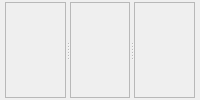
       <widget class="QWidget" name="topoTab">
        <property name="sizePolicy">
         <sizepolicy hsizetype="Preferred" vsizetype="Expanding">
          <horstretch>0</horstretch>
          <verstretch>0</verstretch>
         </sizepolicy>
        </property>
        <attribute name="title">
         <string>Topography</string>
        </attribute>
        <layout class="QVBoxLayout" name="verticalLayout_32">
         <property name="spacing">
          <number>2</number>
         </property>
         <property name="leftMargin">
          <number>5</number>
         </property>
         <property name="topMargin">
          <number>2</number>
         </property>
         <property name="rightMargin">
          <number>5</number>
         </property>
         <property name="bottomMargin">
          <number>2</number>
         </property>
         <item>
          <widget class="QSplitter" name="splitter_3">
           <property name="orientation">
            <enum>Qt::Horizontal</enum>
           </property>
           <widget class="QFrame" name="topoFrame1">
            <property name="frameShape">
             <enum>QFrame::StyledPanel</enum>
            </property>
            <property name="frameShadow">
             <enum>QFrame::Raised</enum>
            </property>
            <layout class="QVBoxLayout" name="verticalLayout_9">
             <property name="spacing">
              <number>2</number>
             </property>
             <property name="leftMargin">
              <number>0</number>
             </property>
             <property name="topMargin">
              <number>0</number>
             </property>
             <property name="rightMargin">
              <number>0</number>
             </property>
             <property name="bottomMargin">
              <number>0</number>
             </property>
             <item>
              <layout class="QVBoxLayout" name="tab1vBox1"/>
             </item>
            </layout>
           </widget>
           <widget class="QFrame" name="topoFrame2">
            <property name="frameShape">
             <enum>QFrame::StyledPanel</enum>
            </property>
            <property name="frameShadow">
             <enum>QFrame::Raised</enum>
            </property>
            <layout class="QVBoxLayout" name="verticalLayout_15">
             <property name="spacing">
              <number>2</number>
             </property>
             <property name="leftMargin">
              <number>0</number>
             </property>
             <property name="topMargin">
              <number>0</number>
             </property>
             <property name="rightMargin">
              <number>0</number>
             </property>
             <property name="bottomMargin">
              <number>0</number>
             </property>
             <item>
              <layout class="QVBoxLayout" name="tab1vBox2"/>
             </item>
            </layout>
           </widget>
           <widget class="QFrame" name="topoFrame3">
            <property name="frameShape">
             <enum>QFrame::StyledPanel</enum>
            </property>
            <property name="frameShadow">
             <enum>QFrame::Raised</enum>
            </property>
            <layout class="QVBoxLayout" name="verticalLayout_22">
             <property name="spacing">
              <number>2</number>
             </property>
             <property name="leftMargin">
              <number>0</number>
             </property>
             <property name="topMargin">
              <number>0</number>
             </property>
             <property name="rightMargin">
              <number>0</number>
             </property>
             <property name="bottomMargin">
              <number>0</number>
             </property>
             <item>
              <layout class="QVBoxLayout" name="tab1vBox3"/>
             </item>
            </layout>
           </widget>
          </widget>
         </item>
        </layout>
       </widget>
